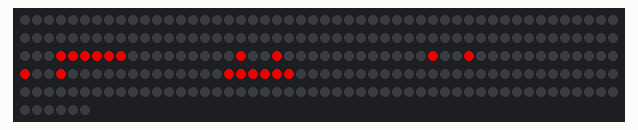
The sketch below on a simulated Arduino Uno, built with avr-gcc and run on an emulated ATmega328P. Parts: 256 RGB LEDs in strip order, left to right, continuing on the next row.

Above: at 0.33 s.

The sketch:

Letters.ino
```cpp
#include <FastLED.h>
#include "matrix_translation.h"
#include "digit_instructions.h"
#include "config.h"
#include <stdint.h>
#include "font.h"

#define LED_PIN     5

#define BRIGHTNESS  200
#define LED_TYPE    WS2812B
#define COLOR_ORDER GRB

CRGB leds[M_ROWS * M_COLUMNS];

char letterArray[26] = {
    'A','B','C','D','E','F','G','H','I','J','K','L','M',
    'N','O','P','Q','R','S','T','U','V','W','X','Y','Z'
};


int LED_MATRIX[M_ROWS][M_COLUMNS];

void drawChar(char c, int x, int y, CRGB color){
    const uint8_t* characterMap = getCharacterBitMap(c);

    for(int i=0; i < 7; i++) {
      const uint8_t bits = characterMap[i];
      for(int j=4; j>=0; j--) {
        if(bits & ( 1 << j)){
          //Serial.println(" # ");
          leds[LED_MATRIX[x + i][y + (4-j)]] = color;
          FastLED.show();
        }
        //else {
          //Serial.println(" . ");
        //}
      }
      //Serial.println("\n");
    }

}

void setup() {
  FastLED.addLeds<LED_TYPE, LED_PIN, COLOR_ORDER>(leds, M_ROWS*M_COLUMNS);
  FastLED.setBrightness(BRIGHTNESS);

  Serial.begin(9600);
  matrix_map_generate(M_ROWS, M_COLUMNS, LED_MATRIX);


}

void loop() {

  Serial.println("\n\n");

  for(int i = 0; i < 26; i++) {
    drawChar(letterArray[i], 6,6, CRGB::Red);

    delay(100);

    FastLED.clear();

  };
}
```

digit_instructions.cpp
```cpp
#include "digit_instructions.h"
#include "matrix_translation.h"
#include "config.h"
#include <FastLED.h>


extern CRGB leds[];	// leds declared in Letters.ino

extern int LED_MATRIX[M_ROWS][M_COLUMNS];  // shared from Letters.ino

void light_on_rows(int row_start, int row_finish, int column) {
  for(int i = row_start; i < row_finish + 1; i++) {
    leds[LED_MATRIX[i][column]] = CRGB(255, 100, 10);
  }
}

void light_on_columns(int column_start, int column_finish, int row) {
  for(int i = column_start; i < column_finish+1; i++) {
    leds[LED_MATRIX[row][i]] = CRGB(255,100,10);
  }
}


void letterT() {
  delay(1000);

  light_on_columns(2,14,2);
  light_on_columns(2,7,4);
  light_on_columns(9,14,4);
  light_on_columns(7,9,13);

  light_on_rows(4,13,7);
  light_on_rows(4,13,9);
  light_on_rows(2,4,2);
  light_on_rows(2,4,14);
}
```

digit_instructions.h
```cpp
#ifndef DIGIT_INSTRUCTIONS_H
#define DIGIT_INSTRCUTIONS_H


#include <FastLED.h>

void light_on_rows(int row_start, int row_finish, int column);
void light_on_columns(int column_start, int column_finish, int row);

void letterT();

#endif
```

font.cpp
```cpp
#include <stdio.h>
#include <stdint.h>
#include "font.h"

// Example font: 5x7 (classic LED matrix style)
fontMap letters[26]= {

    // A
  {'A' , {0b01110, 0b10001, 0b10001, 0b11111, 0b10001, 0b10001, 0b10001}},
    // B
  {'B' , {0b11110, 0b10001, 0b10001, 0b11110, 0b10001, 0b10001, 0b11110}},
    // C
  {'C' ,  {0b01110, 0b10001, 0b10000, 0b10000, 0b10000, 0b10001, 0b01110}},
    // D
  {'D' ,  {0b11100, 0b10010, 0b10001, 0b10001, 0b10001, 0b10010, 0b11100}},
    // E
  {'E' ,  {0b11111, 0b10000, 0b10000, 0b11110, 0b10000, 0b10000, 0b11111}},
    // F
  {'F' ,  {0b11111, 0b10000, 0b10000, 0b11110, 0b10000, 0b10000, 0b10000}},
    // G
  {'G' ,  {0b01110, 0b10001, 0b10000, 0b10111, 0b10001, 0b10001, 0b01110}},
    // H
  {'H' ,  {0b10001, 0b10001, 0b10001, 0b11111, 0b10001, 0b10001, 0b10001}},
    // I
  {'I' ,  {0b01110, 0b00100, 0b00100, 0b00100, 0b00100, 0b00100, 0b01110}},
    // J
  {'J' ,  {0b00111, 0b00010, 0b00010, 0b00010, 0b00010, 0b10010, 0b01100}},
    // K
  {'K' ,  {0b10001, 0b10010, 0b10100, 0b11000, 0b10100, 0b10010, 0b10001}},
    // L
  {'L' ,  {0b10000, 0b10000, 0b10000, 0b10000, 0b10000, 0b10000, 0b11111}},
    // M
  {'M' ,  {0b10001, 0b11011, 0b10101, 0b10101, 0b10001, 0b10001, 0b10001}},
    // N
  {'N' ,  {0b10001, 0b10001, 0b11001, 0b10101, 0b10011, 0b10001, 0b10001}},
    // O
  {'O' ,  {0b01110, 0b10001, 0b10001, 0b10001, 0b10001, 0b10001, 0b01110}},
    // P
  {'P' ,  {0b11110, 0b10001, 0b10001, 0b11110, 0b10000, 0b10000, 0b10000}},
    // Q
  {'Q' ,  {0b01110, 0b10001, 0b10001, 0b10001, 0b10101, 0b10010, 0b01101}},
    // R
  {'R' ,  {0b11110, 0b10001, 0b10001, 0b11110, 0b10100, 0b10010, 0b10001}},
    // S
  {'S' ,  {0b01111, 0b10000, 0b10000, 0b01110, 0b00001, 0b00001, 0b11110}},
    // T
  {'T' ,  {0b11111, 0b00100, 0b00100, 0b00100, 0b00100, 0b00100, 0b00100}},
    // U
  {'U' ,  {0b10001, 0b10001, 0b10001, 0b10001, 0b10001, 0b10001, 0b01110}},
    // V
  {'V' ,  {0b10001, 0b10001, 0b10001, 0b10001, 0b10001, 0b01010, 0b00100}},
    // W
  {'W' ,  {0b10001, 0b10001, 0b10001, 0b10101, 0b10101, 0b10101, 0b01010}},
    // X
  {'X' ,  {0b10001, 0b10001, 0b01010, 0b00100, 0b01010, 0b10001, 0b10001}},
    // Y
  {'Y' ,  {0b10001, 0b10001, 0b01010, 0b00100, 0b00100, 0b00100, 0b00100}},
    // Z
  {'Z' ,  {0b11111, 0b00001, 0b00010, 0b00100, 0b01000, 0b10000, 0b11111}}

};


uint8_t* getCharacterBitMap(char letter) {
  for(int i = 0; i < 26; i++) {
    if (letter == letters[i].character) {
      return letters[i].bitmap;
    }
  }
  return nullptr;
};

//int main() {
//
//// Testing Functions
//printf("Value of font.letter is : - %c\n", letters[1].character );
//
//for(int i = 0; i < 7; i++) {
//  uint8_t* bits = getCharacterBitMap('A');
//  for(int j = 4; j >=0; j--) {
//    if(*(bits + i) & (1 << j)){
//      printf(" # ");
//    }
//    else {
//      printf(" . ");
//    }
//  }
//  printf("\n");
//}
//
//return 0;
//
//};
//
```

font.h
```cpp
#ifndef FONT_H
#define FONT_H


#include "config.h"

// Define maximum character size

constexpr int FONT_WIDTH = 5;
constexpr int FONT_HEIGHT = 7;

// Each character stored as 5x7 bitmap

struct fontMap {
  char character;
  uint8_t bitmap[7];
};

uint8_t* getCharacterBitMap(char letter);


#endif
```

matrix_translation.cpp
```cpp
#include <stdio.h>
#include <stdlib.h>
#include "matrix_translation.h"

int matrix_map_generate(int M_ROWS, int M_COLUMNS, int LED_MATRIX[16][16]) {

  // Initial Filler .... for example. 0 - 9 , [9-0] = 9; is the filler
  int A_FILL = M_ROWS * 2 - 1;
  int ODD_COUNTER = 1; // Odd counter for the third value, which increments by 2 in loop 1.

  int A_VAL = 0;      // To store .. current value or prev value
  int COLUMN_COUNTER = 0; // To count how many columns have been done ..

  for (int j = 0; j < M_ROWS; j++) {

    A_VAL = j;
  // For Columns
    for(int i = j; i < M_COLUMNS+j; i++) {
      if(COLUMN_COUNTER == M_COLUMNS) {
        break;
      }

      LED_MATRIX[j][COLUMN_COUNTER] = A_VAL;

      COLUMN_COUNTER = COLUMN_COUNTER + 1;

      A_VAL = A_FILL + A_VAL;

      if(COLUMN_COUNTER == M_COLUMNS) {
        break;
      }

      LED_MATRIX[j][COLUMN_COUNTER] = A_VAL;

      A_VAL = A_VAL + ODD_COUNTER;

      COLUMN_COUNTER++;

  }

    A_FILL = A_FILL - 2;
    COLUMN_COUNTER = 0;

    // printf("\nINCREASED THE ODD_COUNTER\n");
    // printf("\n IT'S VALUE IS : - %d\n",ODD_COUNTER);

    ODD_COUNTER = ODD_COUNTER + 2;
  }

  return EXIT_SUCCESS;
}
```

matrix_translation.h
```cpp
#ifndef MATRIX_TRANSLATION_H
#define MATRIX_TRANSLATION_H

int matrix_map_generate(int M_ROWS, int M_COLUMNS, int LED_MATRIX[16][16]);

#endif
```

config.h
```cpp
#ifndef CONFIG_H
#define CONFIG_H

// Define matrix dimensions once

constexpr int M_ROWS = 16;
constexpr int M_COLUMNS =  16;

#endif
```
